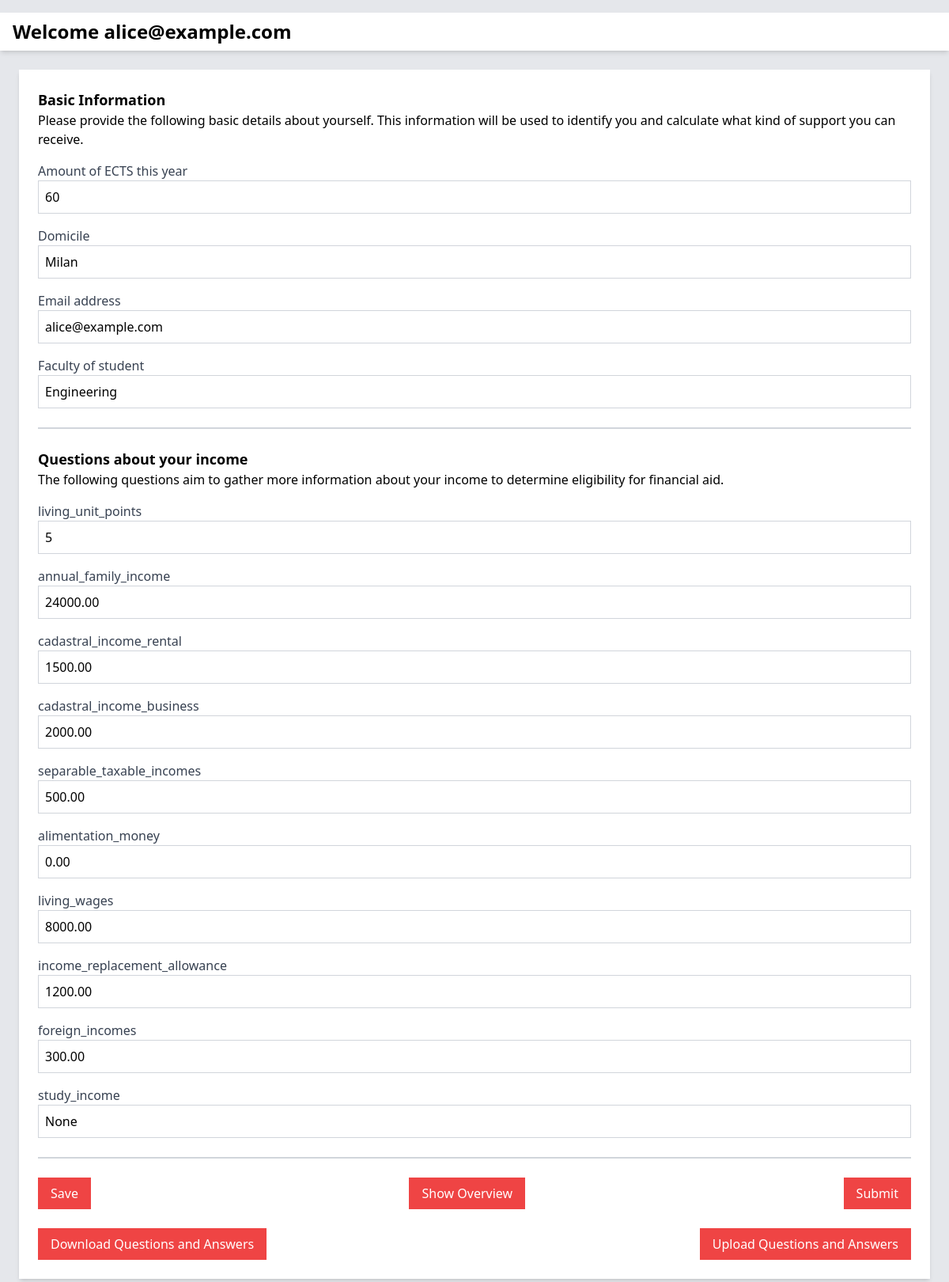
/simulate/ (signed in), run on an earlier commit of the app's database.
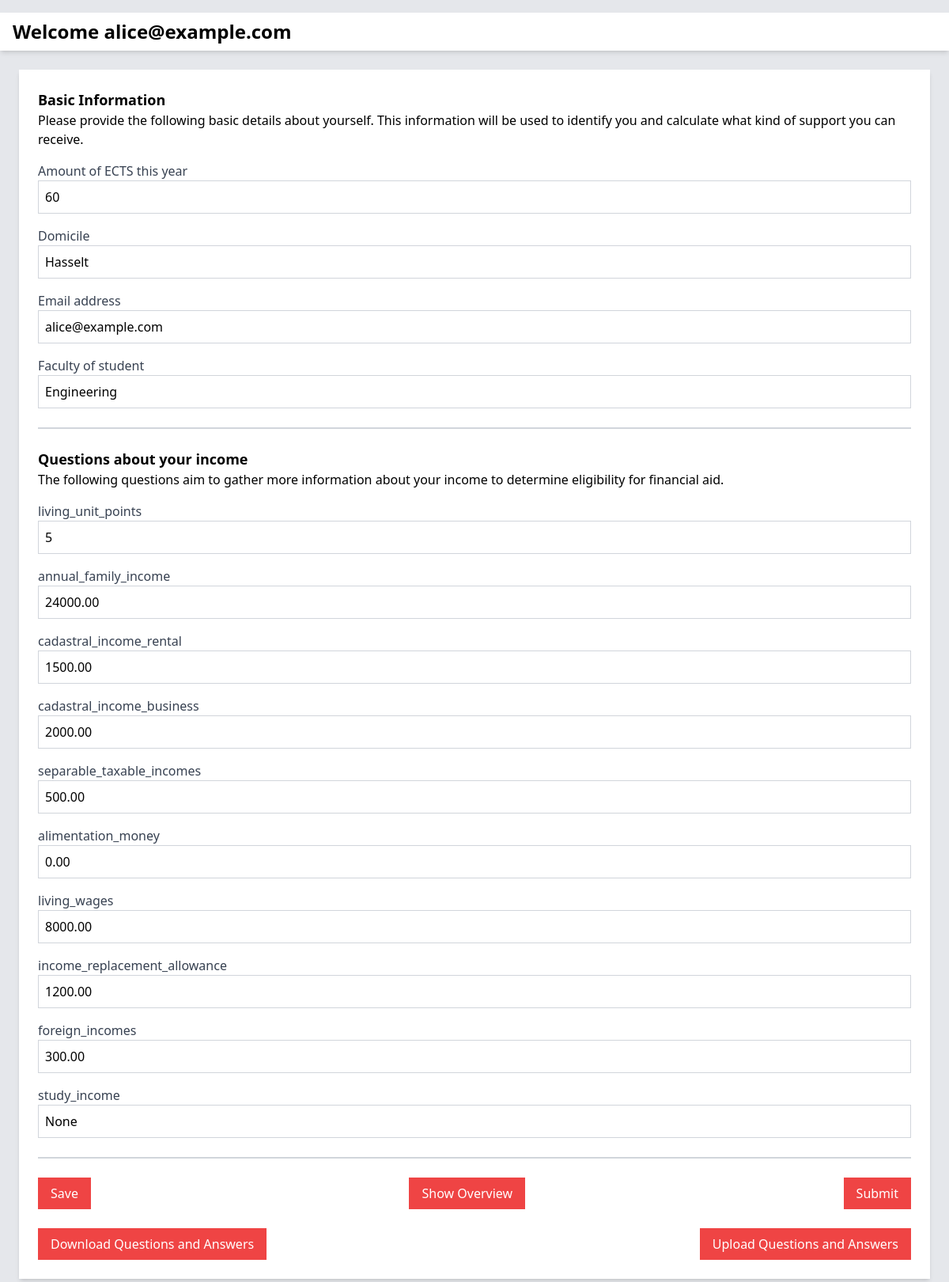
And on a later commit of the database.
### app/models.py (models this page shows, shortened)
class Question(models.Model):
    text = models.CharField(max_length=200, unique=True)
    tag = models.CharField(max_length=50, unique=True, null=True, blank=True)
    pub_date = models.DateTimeField(auto_now_add=True, null=True, blank=True)

class UserProfile(models.Model):
    user_id = models.AutoField(primary_key=True)
    password = models.CharField(max_length=128)  # You'd normally use Django's built-in User model with hashing
    email = models.EmailField()
    faculty = models.CharField(max_length=100)
    ects_amount = models.PositiveIntegerField()
    domicile = models.CharField(max_length=255)
    living_unit_points = models.IntegerField(null=True, blank=True)  # Points for living unit
    annual_family_income = models.DecimalField(max_digits=12, decimal_places=2)
    cadastral_income_rental = models.DecimalField(max_digits=12, decimal_places=2)
    cadastral_income_business = models.DecimalField(max_digits=12, decimal_places=2)
    separable_taxable_incomes = models.DecimalField(max_digits=12, decimal_places=2)
    alimentation_money = models.DecimalField(max_digits=12, decimal_places=2, null=True, blank=True)
    living_wages = models.DecimalField(max_digits=12, decimal_places=2)
    income_replacement_allowance = models.DecimalField(max_digits=12, decimal_places=2)
    foreign_incomes = models.DecimalField(max_digits=12, decimal_places=2)
    study_income = models.DecimalField(max_digits=12, decimal_places=2, null=True, blank=True)

### app/views.py (the view)
# urls.py: path('simulate/', views.simulate, name='simulate'),  # Simulate page
def simulate(request):
    user_email = request.session.get('email')
    if not user_email and 'guest' not in request.GET:
        return redirect('index')
    header = f"Welcome {user_email}" if user_email else "Financial Simulation"
    username = user_email if user_email else "Guest"
    user = None
    if user_email:
        try:
            user = UserProfile.objects.get(email=user_email)
        except UserProfile.DoesNotExist:
            user = None
    context = {
        'username': username,
        'header': header,
        'basic_questions': Question.objects.filter(text__in=[
            "Email address", "Faculty of student", "Amount of ECTS this year", "Domicile"
        ]),
        'yes_no_questions': Question.objects.filter(text__in=[
            "Are you staying in a student room?", "Have you bought your laptop through the university?"
        ]),
        'income_questions': Question.objects.exclude(text__in=[
            "Email address", "Faculty of student", "Amount of ECTS this year",
            "Domicile", "Are you staying in a student room?", "Have you bought your laptop through the university?"
        ]),
        'email': user.email if user else '',
        'faculty': user.faculty if user else '',
        'ects_amount': user.ects_amount if user else '',
        'domicile': user.domicile if user else '',
        'living_unit_points': user.living_unit_points if user else '',
        'annual_family_income': user.annual_family_income if user else '',
        'cadastral_income_rental': user.cadastral_income_rental if user else '',
        'cadastral_income_business': user.cadastral_income_business if user else '',
        'separable_taxable_incomes': user.separable_taxable_incomes if user else '',
        'alimentation_money': user.alimentation_money if user else '',
        'living_wages': user.living_wages if user else '',
        'income_replacement_allowance': user.income_replacement_allowance if user else '',
        'foreign_incomes': user.foreign_incomes if user else '',
        'study_income': user.study_income if user else '',
    }
    return render(request, 'account_info.html', context)

### app/templates/account_info.html (shortened to what this page needs)
<html lang="en">
<head>
    <script src="https://cdn.tailwindcss.com"></script>
    <link rel="stylesheet" href="https://cdnjs.cloudflare.com/ajax/libs/font-awesome/5.15.3/css/all.min.css">
</head>
<body class="bg-gray-200">
    <h1 class="text-2xl font-bold mt-4 bg-white px-4 py-2 shadow-md">
        {{ header }}
    </h1>
    <div class="flex flex-col items-center p-6">
        <div class="w-full max-w-6xl bg-white shadow-md p-6">
            <p class="text-lg font-semibold">Basic Information</p>
            <p>Please provide the following basic details about yourself. This information will be used to identify you and calculate what kind of support you can receive.</p>
            <form id="basic-form" class="space-y-4" method="POST">
                {% for question in basic_questions %}
                <div>
                    <label class="block text-gray-700" for="basic_question{{ forloop.counter }}">
                        {{ question.text }}
                    </label>
                    <input class="w-full p-2 border border-gray-300" id="basic_question{{ forloop.counter }}"
                           name="basic_question{{ forloop.counter }}" type="text"
                           value="{% if question.text == 'Email address' %}{{ email }}{% elif question.text == 'Faculty of student' %}{{ faculty }}{% elif question.text == 'Amount of ECTS this year' %}{{ ects_amount }}{% elif question.text == 'Domicile' %}{{ domicile }}{% endif %}">
                </div>
                {% endfor %}
            </form>
            <hr class="my-6 border-t-2 border-gray-300">
            <p class="text-lg font-semibold">Questions about your income</p>
            <p>The following questions aim to gather more information about your income to determine eligibility for financial aid.</p>
            <form id="income-form" class="space-y-4" method="POST">
                {% for question in income_questions %}
                <div>
                    <label class="block text-gray-700" for="income_question{{ question.tag }}">
                        {{ question.tag }}
                    </label>
                    <input class="w-full p-2 border border-gray-300" id="income_question{{ forloop.counter }}"
                        name="{{ question.tag}}" type="text"
                        value="{% if question.text == 'Living unit points' %}{{ living_unit_points }}{% elif question.text == 'Annual family income' %}{{ annual_family_income }}{% elif question.text == 'Cadastral income (rental)' %}{{ cadastral_income_rental }}{% elif question.text == 'Cadastral income (business)' %}{{ cadastral_income_business }}{% elif question.text == 'Separable taxable incomes' %}{{ separable_taxable_incomes }}{% elif question.text == 'Alimentation money' %}{{ alimentation_money }}{% elif question.text == 'Living wages' %}{{ living_wages }}{% elif question.text == 'Income replacement allowance' %}{{ income_replacement_allowance }}{% elif question.text == 'Foreign incomes' %}{{ foreign_incomes }}{% elif question.text == 'Study income' %}{{ study_income }}{% endif %}">
                </div>
                {% endfor %}
            </form>
            <hr class="my-6 border-t-2 border-gray-300">
            <div class="flex justify-between mt-6">
                <button id="save-button" class="bg-red-500 text-white py-2 px-4" type="button">Save</button>
                <button class="bg-red-500 text-white py-2 px-4" type="button" onclick="window.location.href='{% url 'financial_overview' %}';">
                    Show Overview
                </button>
                <button class="bg-red-500 text-white py-2 px-4" type="button" id="submit-button" onclick="calculate_income()">
                    Submit
                </button>
            </div>
            <div class="flex justify-between mt-6">
                <button class="bg-red-500 text-white py-2 px-4" type="button" onclick="downloadJSON()">
                    Download Questions and Answers
                </button>
                <button class="bg-red-500 text-white py-2 px-4" type="button" onclick="document.getElementById('upload-json').click()">
                    Upload Questions and Answers
                </button>
            </div>
        </div>
    </div>
</body>
</html>

What changed in the data, as far as the page shows it:
changed UserProfile "alice@example.com": domicile "Milan" → "Hasselt"
